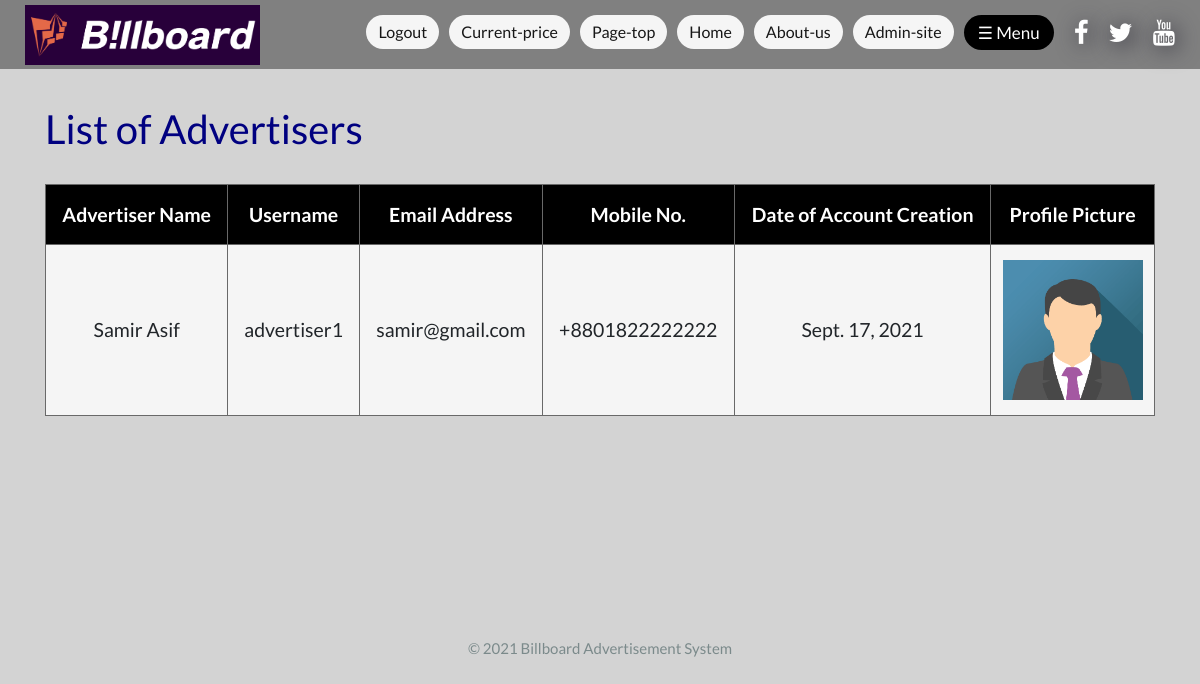
/viewAdveriserRecords/ (signed in), run on the app's committed database.
### Billboard_Advertisement/models.py (models this page shows, shortened)
class AdvertiserProfileInfo(models.Model):
    user = models.OneToOneField(User, on_delete=models.CASCADE, blank=True, null=True)
    currentdate = models.DateField(default=timezone.now)
    location = models.CharField(max_length=30, default='', blank=True, null=True, choices=locations)
    mobileNo = models.CharField(max_length=14, default=None, blank=True, null=True)
    profile_picture = models.ImageField(upload_to='profiles_pic/Advertiser_profile_pic/', default='/profiles_pic/Advertiser_profile_pic/demo_profile_pic2.png', blank=True)
    is_advertiser = models.BooleanField(default=False)
    objects = models.Manager()

### Billboard_Advertisement/views.py (the view)
# urls.py: path('viewAdveriserRecords/',views.viewAdveriserRecords, name='viewAdveriserRecords'),
@login_required
def viewAdveriserRecords(request):
    allPosts = AdvertiserProfileInfo.objects.all()
    return render(request, 'view_advertiser_records.html', {'allPosts': allPosts})

### Billboard_Advertisement/grettings.py (called while the page is built)
def give_grettings(request):
    currentTime = datetime.datetime.now()
    if 5 <= currentTime.hour < 12:
        time = 'morning'
    elif 12 <= currentTime.hour < 17:
        time = 'afternoon'
    elif 17 <= currentTime.hour < 21:
        time = 'evening'
    else:
        time = 'night'
    return {
        'time': time
    }

### Billboard_Advertisement/templates/view_advertiser_records.html (shortened to what this page needs)
{% extends 'newBase.html' %}
{% block content %}
<div class="container">
    <body>
    <br><br>
    <h2 style="color: #000080;">List of Advertisers</h2>
    <br>
    <table id="tb" style="font-size:130%">
        <tr>
            <th>Advertiser Name</th>
            <th>Username</th>
            <th>Email Address</th>
            <th>Mobile No.</th>
            <th>Date of Account Creation</th>
            <th>Profile Picture</th>
        </tr>
        {% for a in allPosts %}
        <tr>
            <td>{{a.user.first_name}} {{a.user.last_name}}</td>
            <td>{{a.user}}</td>
            <td>{{a.user.email}}</td>
            <td>{{a.mobileNo}}</td>
            <td>{{a.currentdate}}</td>
            <td style="padding: 15px 10px 15px 10px;"><img src="{{ a.profile_picture.url }}" alt="profile picture" style="max-height:140px">
        </tr>
        {% endfor %}
    </table>
    </body>
</div>
{% endblock %}

### Billboard_Advertisement/templates/newBase.html (style rules this page uses)
body { background-color: lightgray; }

### Billboard_Advertisement/templates/view_advertiser_records.html (style rules this page uses)
table, th, td { border: 1px solid dimgray; }
th { padding: 15px; text-align: center; color: white; background-color: black; }
td { padding: 15px; text-align: center; background-color: whitesmoke; }
#tb { width: 100%; background-color: #B0E0E6; }

### data on the page
AdvertiserProfileInfo: user.first_name "Samir", user.last_name "Asif", user "advertiser1", user.email "samir@gmail.com", mobileNo "+8801822222222", currentdate "Sept. 17, 2021", profile_picture (picture)
